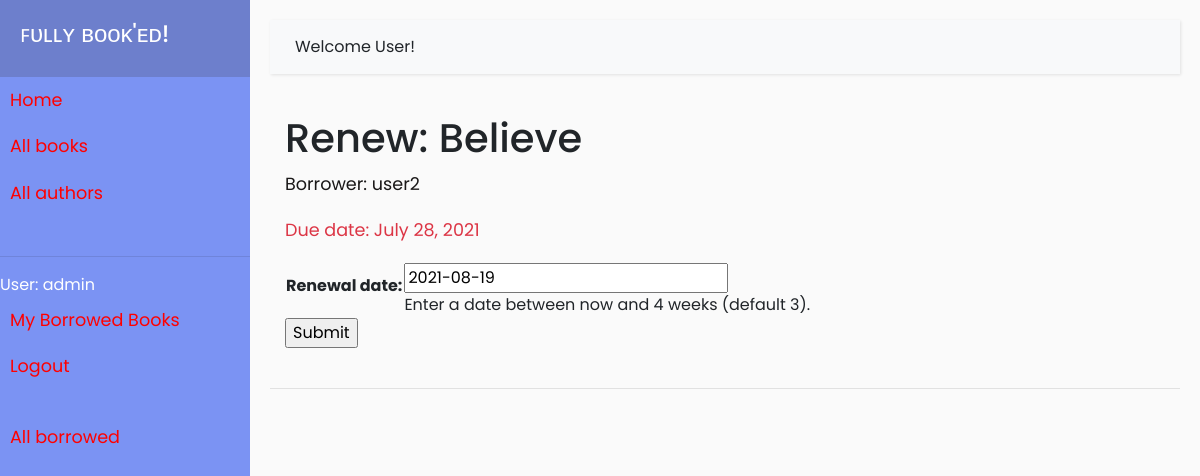
Page /catalog/book/8e97740a-fe18-4ab6-b206-b945ac55e823/renew/ (signed in) on the earlier database version.
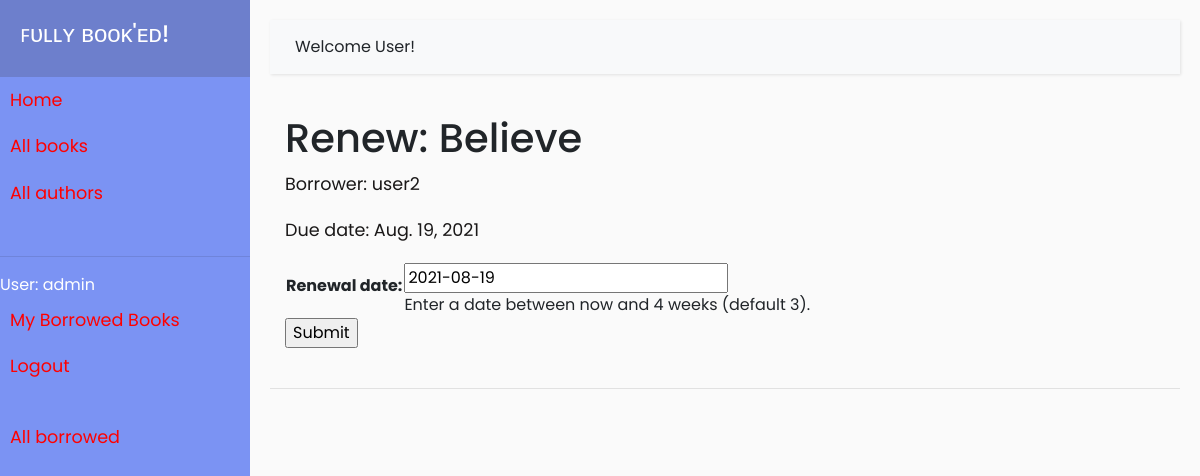
Same page on the later database version.
### catalog/models.py (models this page shows, shortened)
class BookInstance(models.Model):
    id = models.UUIDField(primary_key = True, default = uuid.uuid4, help_text = "Unique ID of this particular book across library")
    due_back = models.DateField(null = True, blank = True)
    book = models.ForeignKey('Book', on_delete = models.RESTRICT, null = True)
    imprint = models.CharField(max_length = 20)
    borrower = models.ForeignKey(User, on_delete=models.SET_NULL, null=True, blank=True)
    LOAN_STATUS = (
        ('m', 'Maintenance'),
        ('o', 'On loan'),
        ('a', 'Available'),
        ('r', 'Reserved')
    )
    status = models.CharField(max_length = 1, choices = LOAN_STATUS, blank = True, default = 'm', help_text = "Book availability status")
    class Meta:
        ordering = ['due_back']
        permissions = (("can_mark_returned", "Set book as returned"),)
    @property
    def is_overdue(self):
        if self.due_back and date.today() > self.due_back:
            return True
        return False

class Book(models.Model):
    title = models.CharField(max_length = 100)
    author = models.ForeignKey('Author', on_delete = models.SET_NULL, null = True)
    summary = models.TextField(max_length = 1000, help_text = "Enter description of book")
    isbn = models.CharField('ISBN', max_length = 13, unique = True, help_text = '10 or 13 digit Number')
    genre = models.ManyToManyField(Genre, help_text = 'Select genre of book')
    language = models.ForeignKey('Language', on_delete = models.SET_NULL, null = True)
    def display_genre(self):
        return ', '.join(genre.name for genre in self.genre.all()[:3])
    display_genre.short_description = "Genre"

### catalog/views.py (the view)
# urls.py: path('book/<uuid:pk>/renew/', views.renew_book_librarian, name='renew-book-librarian'),
@login_required
@permission_required('catalog.can_mark_returned', raise_exception=True)
def renew_book_librarian(request, pk):
    book_instance = get_object_or_404(BookInstance, pk=pk)
    if request.method == 'POST':
        form = RenewBookForm(request.POST)
        if form.is_valid():
            book_instance.due_back = form.cleaned_data['renewal_date']
            book_instance.save()
            return HttpResponseRedirect(reverse('all-borrowed') )
    else:
        proposed_renewal_date = datetime.date.today() + datetime.timedelta(weeks=3)
        form = RenewBookForm(initial={'renewal_date': proposed_renewal_date})
    context = {
        'form': form,
        'book_instance': book_instance,
    }
    return render(request, 'catalog/book_renew_librarian.html', context)

### catalog/forms.py (shortened to what this page needs)
class RenewBookForm(forms.Form):
    renewal_date = forms.DateField(help_text="Enter a date between now and 4 weeks (default 3).")

### catalog/templates/catalog/book_renew_librarian.html (shortened to what this page needs)
{% extends "base_generic.html" %}
{% block content %}
  <h1>Renew: {{ book_instance.book.title }}</h1>
  <p>Borrower: {{ book_instance.borrower }}</p>
  <p{% if book_instance.is_overdue %} class="text-danger"{% endif %}>Due date: {{ book_instance.due_back }}</p>
  <form action="" method="post">
    <table>
    {{ form.as_table }}
    </table>
    <input type="submit" value="Submit">
  </form>
{% endblock %}

Differences in the rows shown:
changed BookInstance "Believe": due_back "July 28, 2021" → "Aug. 19, 2021"
